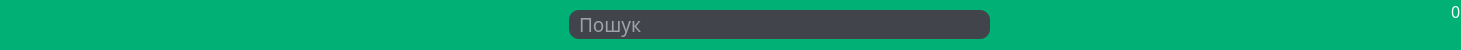
<?xml version="1.0" encoding="UTF-8"?>
<ui version="4.0">
 <class>MainWindow</class>
 <widget class="QMainWindow" name="MainWindow">
  <property name="geometry">
   <rect>
    <x>0</x>
    <y>0</y>
    <width>1461</width>
    <height>50</height>
   </rect>
  </property>
  <property name="font">
   <font>
    <family>Franklin Gothic Medium</family>
    <pointsize>14</pointsize>
   </font>
  </property>
  <property name="windowTitle">
   <string>GunStore</string>
  </property>
  <property name="styleSheet">
   <string notr="true">/*Для всех элементов*/
QWidget {
	background-color: #16171b;
}

QPushButton {
	font: 14pt &quot;Franklin Gothic Medium&quot;;
	background-color: #01b075;
	border-radius: 5px;
	min-height: 30px;
	padding-left: 4px;
	padding-right: 4px;
}

QPushButton::hover {
	background-color: #02cc88;
}

QLabel {
	font: 14pt &quot;Franklin Gothic Medium&quot;;
	color: white;
	background-color: transparent;
}

QTabWidget {
	border: none;
}

QTabWidget::pane {
	border: none;
}

QLineEdit {
    font: 14pt &quot;Franklin Gothic Medium&quot;;
	background-color: #41444a;
	color: white;
	border: none;
	border-radius: 5px;
}

QLineEdit::focus{
	border: 1px solid blue;
}


QCheckBox {
	font: 14pt &quot;Franklin Gothic Medium&quot;;
	color: white;
	background-color: transparent;
}

QCheckBox::indicator {
	border: 1px solid rgba(255, 255, 255, 100);
	background-color: #1b1c1f;
	border-radius: 2px;
	width: 13px;
	height: 13px;
}

QCheckBox::indicator:checked {
	border-image: url(:/Icon/images/indocator.png) 0 0 0 0 stretch stretch;
}

QComboBox {
	font: 14pt &quot;Franklin Gothic Medium&quot;;
    background-color: #41444a;
	color: white;
	border: none;
}

QFrame {
	background-color: transparent;
}	

QTableView {
	background-color: #202124;
	border-radius: 10px;
	border:none;
	font: 14pt &quot;Franklin Gothic Medium&quot;;
	color: white;
}

QTableView QTableCornerButton::section{
	background-color: #18191c;
	border-style: solid;
}

QTableView QHeaderView, QHeaderView::section{
	background-color: #18191c;
	border-style: solid;
	font: 14pt &quot;Franklin Gothic Medium&quot;;
	color: white;
}

QDoubleSpinBox{
	color: white;
}

QSpinBox{
	color: white;
}

QDateEdit {
    color: white;
    background-color: #41444a;
	font: 14pt &quot;Franklin Gothic Medium&quot;;
	border: none;
}

/* Поле с кнопками для администратора*/
QWidget#frameButtonCheckInfo{
	background-color: #202124;
}

QWidget#frameButtonCheckInfo QPushButton{
	font: 14pt &quot;Franklin Gothic Medium&quot;;
	text-align: left;
	border-radius: 5px;
	background-color: transparent;
}

QWidget#frameButtonCheckInfo QPushButton::hover{
	border-radius: 5px;
	background-color: rgba(255, 255, 255, 30);
}

/* Главное окно */

QWidget#scrollAreaWidgetContents{
	border-radius: 10px;
	background-color: #202124;
}

QWidget#infoProductAndSuc {
	border-radius: 10px;
	background-color: #202124;
}

/* Скрол в главном окне*/
QScrollArea {
	border: none;
}

QScrollArea QScrollBar{
	width: 8px;
}

QScrollArea QScrollBar::add-line{
	background-color: transparent;
}

QScrollArea QScrollBar::sub-page{
	background-color: rgba(255, 255, 255, 30);
}

QScrollArea QScrollBar::handle {
	background-color: rgba(255, 255, 255, 100);
	height: 50px;
	border-radius: 4px;
}

QScrollArea QScrollBar::add-page{
	background-color: rgba(255, 255, 255, 30 );
}

QScrollArea QScrollBar::sub-line{
	background-color: transparent;
}

/* Поле вкладки для закупки товаров*/
QWidget#buyProductAndInfo {
	border-radius: 10px;
	background-color: #202124;
}</string>
  </property>
  <widget class="QWidget" name="centralwidget">
   <layout class="QVBoxLayout">
    <property name="spacing">
     <number>0</number>
    </property>
    <property name="leftMargin">
     <number>0</number>
    </property>
    <property name="topMargin">
     <number>0</number>
    </property>
    <property name="rightMargin">
     <number>0</number>
    </property>
    <property name="bottomMargin">
     <number>0</number>
    </property>
    <item>
     <widget class="QFrame" name="TopMenu">
      <property name="sizePolicy">
       <sizepolicy hsizetype="Preferred" vsizetype="Fixed">
        <horstretch>0</horstretch>
        <verstretch>0</verstretch>
       </sizepolicy>
      </property>
      <property name="minimumSize">
       <size>
        <width>935</width>
        <height>50</height>
       </size>
      </property>
      <property name="maximumSize">
       <size>
        <width>16777215</width>
        <height>50</height>
       </size>
      </property>
      <property name="layoutDirection">
       <enum>Qt::LeftToRight</enum>
      </property>
      <property name="autoFillBackground">
       <bool>false</bool>
      </property>
      <property name="styleSheet">
       <string notr="true">QFrame {
	background-color: #01b075;
	/*border-color: qlineargradient(x1:  0.5, y1:0.3, x2:  0.5, y2: 1,
                                 stop: 0 #01b075, stop: 1 #16171b);*/
}

QLineEdit {
	border-radius:10px;
	padding-left: 8px; 
}

QPushButton {
	border: none;
	background-color: transparent;
	border-top-left-radius: 8px;
	border-top-right-radius: 8px;
	border-bottom-left-radius: 0px;
	border-bottom-right-radius: 0px;
}

QPushButton::hover {
	background-color: #02cc88;
}

QLabel {
	font: 12pt &quot;Franklin Gothic Medium&quot;;
	border: none;
	background-color: transparent
}
</string>
      </property>
      <property name="frameShadow">
       <enum>QFrame::Raised</enum>
      </property>
      <layout class="QHBoxLayout" name="horizontalLayout">
       <property name="spacing">
        <number>0</number>
       </property>
       <property name="leftMargin">
        <number>0</number>
       </property>
       <property name="topMargin">
        <number>0</number>
       </property>
       <property name="rightMargin">
        <number>0</number>
       </property>
       <property name="bottomMargin">
        <number>0</number>
       </property>
       <item>
        <widget class="QPushButton" name="buttonMainMenu">
         <property name="sizePolicy">
          <sizepolicy hsizetype="Minimum" vsizetype="Minimum">
           <horstretch>0</horstretch>
           <verstretch>0</verstretch>
          </sizepolicy>
         </property>
         <property name="font">
          <font>
           <family>Franklin Gothic Medium</family>
           <pointsize>14</pointsize>
           <italic>false</italic>
           <bold>false</bold>
          </font>
         </property>
         <property name="styleSheet">
          <string notr="true"/>
         </property>
         <property name="text">
          <string/>
         </property>
         <property name="icon">
          <iconset resource="../../resources/images.qrc">
           <normaloff>:/WhiteIcon/images/house.png</normaloff>:/WhiteIcon/images/house.png</iconset>
         </property>
         <property name="iconSize">
          <size>
           <width>36</width>
           <height>36</height>
          </size>
         </property>
        </widget>
       </item>
       <item>
        <widget class="QPushButton" name="buttonBuyProduct">
         <property name="sizePolicy">
          <sizepolicy hsizetype="Preferred" vsizetype="Preferred">
           <horstretch>0</horstretch>
           <verstretch>0</verstretch>
          </sizepolicy>
         </property>
         <property name="text">
          <string/>
         </property>
         <property name="icon">
          <iconset resource="../../resources/images.qrc">
           <normaloff>:/WhiteIcon/images/shopping-bag.png</normaloff>:/WhiteIcon/images/shopping-bag.png</iconset>
         </property>
         <property name="iconSize">
          <size>
           <width>36</width>
           <height>36</height>
          </size>
         </property>
        </widget>
       </item>
       <item>
        <widget class="QPushButton" name="buttonAdmin">
         <property name="sizePolicy">
          <sizepolicy hsizetype="Minimum" vsizetype="Minimum">
           <horstretch>0</horstretch>
           <verstretch>0</verstretch>
          </sizepolicy>
         </property>
         <property name="font">
          <font>
           <family>Franklin Gothic Medium</family>
           <pointsize>14</pointsize>
           <italic>false</italic>
           <bold>false</bold>
          </font>
         </property>
         <property name="text">
          <string/>
         </property>
         <property name="icon">
          <iconset resource="../../resources/images.qrc">
           <normaloff>:/WhiteIcon/images/admin.png</normaloff>:/WhiteIcon/images/admin.png</iconset>
         </property>
         <property name="iconSize">
          <size>
           <width>36</width>
           <height>36</height>
          </size>
         </property>
        </widget>
       </item>
       <item>
        <spacer name="horizontalSpacer_2">
         <property name="orientation">
          <enum>Qt::Horizontal</enum>
         </property>
         <property name="sizeHint" stdset="0">
          <size>
           <width>40</width>
           <height>20</height>
          </size>
         </property>
        </spacer>
       </item>
       <item>
        <widget class="QLineEdit" name="inputSearch">
         <property name="font">
          <font>
           <family>Franklin Gothic Medium</family>
           <pointsize>14</pointsize>
           <italic>false</italic>
           <bold>false</bold>
          </font>
         </property>
         <property name="styleSheet">
          <string notr="true"/>
         </property>
         <property name="placeholderText">
          <string>Пошук</string>
         </property>
        </widget>
       </item>
       <item>
        <spacer name="horizontalSpacer">
         <property name="orientation">
          <enum>Qt::Horizontal</enum>
         </property>
         <property name="sizeHint" stdset="0">
          <size>
           <width>40</width>
           <height>20</height>
          </size>
         </property>
        </spacer>
       </item>
       <item>
        <widget class="QPushButton" name="buttonBasket">
         <property name="sizePolicy">
          <sizepolicy hsizetype="Minimum" vsizetype="Preferred">
           <horstretch>0</horstretch>
           <verstretch>0</verstretch>
          </sizepolicy>
         </property>
         <property name="icon">
          <iconset resource="../../resources/images.qrc">
           <normaloff>:/WhiteIcon/images/basket.png</normaloff>:/WhiteIcon/images/basket.png</iconset>
         </property>
         <property name="iconSize">
          <size>
           <width>36</width>
           <height>36</height>
          </size>
         </property>
        </widget>
       </item>
       <item>
        <widget class="QLabel" name="printCountProduct">
         <property name="sizePolicy">
          <sizepolicy hsizetype="Preferred" vsizetype="Preferred">
           <horstretch>0</horstretch>
           <verstretch>0</verstretch>
          </sizepolicy>
         </property>
         <property name="font">
          <font>
           <family>Franklin Gothic Medium</family>
           <pointsize>12</pointsize>
           <italic>false</italic>
           <bold>false</bold>
          </font>
         </property>
         <property name="styleSheet">
          <string notr="true"/>
         </property>
         <property name="text">
          <string>0</string>
         </property>
         <property name="alignment">
          <set>Qt::AlignLeading|Qt::AlignLeft|Qt::AlignTop</set>
         </property>
        </widget>
       </item>
      </layout>
     </widget>
    </item>
   </layout>
  </widget>
 </widget>
 <tabstops>
  <tabstop>buttonMainMenu</tabstop>
  <tabstop>buttonAdmin</tabstop>
 </tabstops>
 <resources>
  <include location="../../resources/images.qrc"/>
 </resources>
 <connections/>
</ui>
